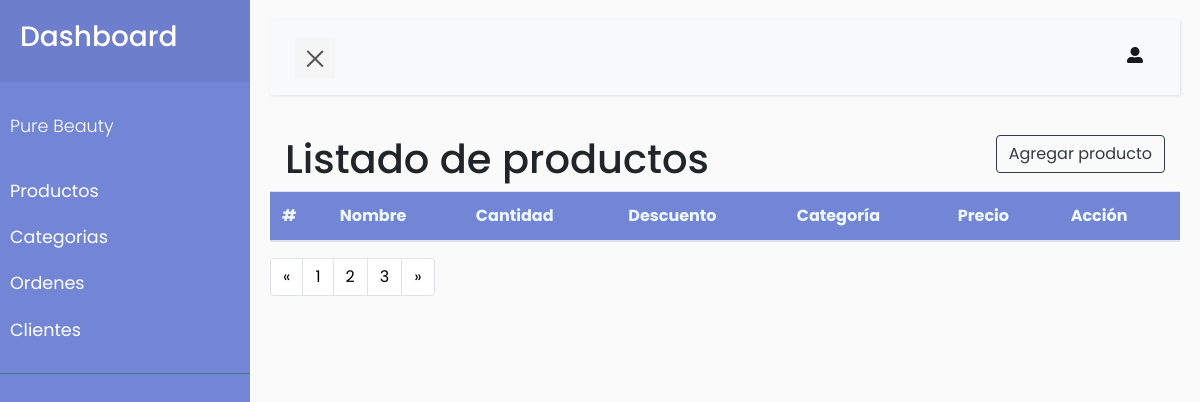
The page /productos on the database as committed earlier.
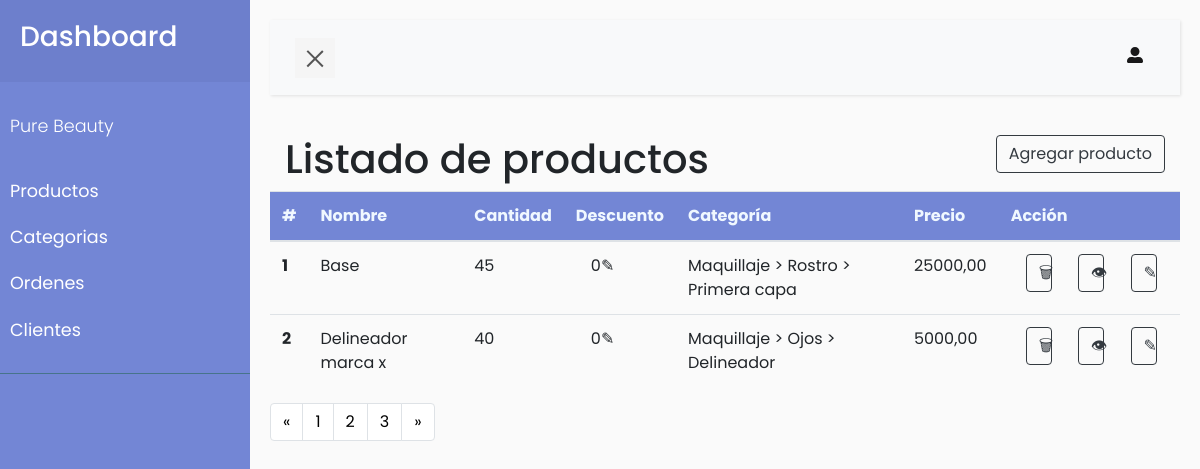
The same page on the database as committed later.
### producto/models.py (models this page shows, shortened)
class Producto (models.Model):
    nombre = models.CharField('Nombre', max_length=100)
    stock = models.PositiveIntegerField('Stock')
    descripcion = models.CharField('Descripcion', max_length=500)
    is_activo = models.BooleanField('Es un producto activo')
    precio_act = models.DecimalField('Precio', max_digits=15, decimal_places=2)
    precio_desc = models.DecimalField('Precio con descuento', max_digits=15, decimal_places=2)
    fecha_inicio_desc = models.DateTimeField('Fecha incio del descuento')
    fecha_fin_desc = models.DateTimeField('Fecha finalización del descuento')
    ult_actualizacion = models.DateTimeField('Fecha últ. actualización')
    imagen = models.ImageField('Imagen del producto', upload_to='productos/', blank=True, null=True)

class Subcategoria(models.Model):
    nombre = models.CharField('Nombre', max_length=100)
    categoria = models.ForeignKey(Categoria, on_delete=models.CASCADE)
    def __str__(self):
        return f"{self.categoria} > {self.nombre}"

class Categoria(models.Model):
    nombre = models.CharField('Nombre', max_length=100)
    categoria_padre = models.ForeignKey('self', on_delete=models.SET_NULL, null=True, blank=True, related_name='categorias_hijas')
    def __str__(self):
        return self.get_nombre_completo()
    def get_nombre_completo(self):
        if self.categoria_padre:
            return f"{self.categoria_padre.get_nombre_completo()} > {self.nombre}"
        else:
            return self.nombre

### producto/views.py (the view)
# urls.py: path('productos',views.inicio, name='inicio'),
def inicio(request):
    productos = Producto.objects.all()
    for producto in productos:
        if producto.precio_desc == producto.precio_act:
            producto.precio_desc = 0
        productoSubcategoria = ProductoSubcategoria.objects.get(producto=producto)
        producto.categoria =productoSubcategoria.subcategoria
        pass
    return render(request, 'productos.html', {'productos': productos})

### producto/templates/productos.html (shortened to what this page needs)
{% extends 'dashboard.html' %}
{% load crispy_forms_tags %}
{% load static %}
{% block content %}
<div class="container">
    <div class="row">
        <div class="col-8">
            <h1>Listado de productos</h1>
        </div>
        <div class="col-4 text-right">
            <button class="btn btn-outline-dark" onclick="abrirModal()">Agregar producto</button>
        </div>
    </div>
</div>
<table class="table">
    <thead style="background-color: #7386D5;">
        <tr>
            <th scope="col" style="color:aliceblue;">#</th>
            <th scope="col" style="color:aliceblue;">Nombre</th>
            <th scope="col" style="color:aliceblue;">Cantidad</th>
            <th scope="col" style="color:aliceblue;">Descuento</th>
            <th scope="col" style="color:aliceblue;">Categoría</th>
            <th scope="col" style="color:aliceblue;">Precio</th>
            <th scope="col" style="color:aliceblue;">Acción</th>
        </tr>
    </thead>
    <tbody>
        {% for producto in productos %}
        <tr>
            <th scope="row">{{ forloop.counter }}</th>
            <td>{{ producto.nombre }}</td>
            <td>{{ producto.stock }}</td>
            <td>
                <a href="#">
                    <div class="container">
                        <div class="row">
                            <div class="col-6">
                                {{ producto.precio_desc }}✎
                            </div>
                        </div>
                    </div>
                </a>
            </td>
            <td><a href="#">{{ producto.categoria }}</a></td>
            <td>{{ producto.precio_act }}</td>
            <td>
                <div class="container">
                    <div class="row">
                        <div class="col-4">
                            <button class="btn btn-outline-dark btn-block">🗑</button>
                        </div>
                        <div class="col-4">
                            <button class="btn btn-outline-dark btn-block">👁</button>
                        </div>
                        <div class="col-4">
                            <button class="btn btn-outline-dark btn-block">✎</button>
                        </div>
                    </div>
                </div>
            </td>
        </tr>
        {% endfor %}
    </tbody>
</table>
<nav aria-label="Page navigation example">
    <ul class="pagination">
      <li class="page-item">
        <a class="page-link" style="color: black;" href="#" aria-label="Previous">
          <span aria-hidden="true">&laquo;</span>
        </a>
      </li>
      <li class="page-item"><a class="page-link" style="color: black;" href="#">1</a></li>
      <li class="page-item"><a class="page-link"  style="color: black;" href="#">2</a></li>
      <li class="page-item"><a class="page-link"  style="color: black;" href="#">3</a></li>
      <li class="page-item">
        <a class="page-link"  style="color: black;" href="#" aria-label="Next">
          <span aria-hidden="true">&raquo;</span>
        </a>
      </li>
    </ul>
  </nav>
{% endblock content %}

### usuario/templates/dashboard.html (shortened to what this page needs)
{% extends 'layouts/base.html' %}
{% load crispy_forms_tags %}
{% load static %}
{% block style %}
<link rel="stylesheet" href="https://stackpath.bootstrapcdn.com/bootstrap/4.5.2/css/bootstrap.min.css">
<link rel="stylesheet" href="{% static 'css/sidebar.css' %}">
{% endblock style %}
{% block body %}
<div class="wrapper">
    <nav id="sidebar">
        <div class="sidebar-header">
            <h3>Dashboard</h3>
        </div>
        <ul class="list-unstyled components">
            <p>Pure Beauty</p>
            <li>
                <a href="{% url 'producto:inicio' %}">Productos</a>
            </li>
            <li>
                <a href="{% url 'producto:categorias' %}">Categorias</a>
            </li>
            <li>
                <a href="{% url 'pedido:ordenes' %}">Ordenes</a>
            </li>
            <li>
                <a href="{% url 'usuario:clientes' %}">Clientes</a>
            </li>
        </ul>
    </nav>
    <div id="content">
        <nav class="navbar navbar-expand-lg navbar-light bg-light">
            <div class="container-fluid">
                <button type="button" id="sidebarCollapse" class="navbar-btn">
                    <span></span>
                </button>
                <div class="collapse navbar-collapse" id="navbarSupportedContent">
                    <ul class="nav navbar-nav ml-auto">
                        <li class="nav-item active">
                            <a class="nav-link" id="logout-link" href="{% url 'usuario:logout' %}"> <i
                                    class="fas fa-user-alt m-1 me-md-2"></i> {{ request.user.name }}</a>
                        </li>
                    </ul>
                </div>
            </div>
        </nav>
        {% block content %}
        {% endblock content %}
    </div>
    {% endblock body %}

### templates/layouts/base.html (shortened to what this page needs)
{% load static %}
<!DOCTYPE html>
<html lang="en">
<head>
    <link rel="stylesheet" href="https://cdn.jsdelivr.net/npm/bootstrap@4.0.0/dist/css/bootstrap.min.css">
    <link rel="stylesheet" href="{% static 'css/style.css' %}">
    {% block style %}{% endblock style %}
</head>
<body>
    {% block body %}
    {% endblock body %}
</body>
</html>

### static/css/style.css (style rules this page uses)
html, body { height: 100%; margin: 0; }

### static/css/sidebar.css (style rules this page uses)
body { font-family: 'Poppins', sans-serif; background: #fafafa; }
p { font-family: 'Poppins', sans-serif; font-size: 1.1em; font-weight: 300; line-height: 1.7em; color: #999; }
a, a:hover, a:focus { color: inherit; text-decoration: none; transition: all 0.3s; }
.navbar { padding: 15px 10px; background: #fff; border: none; border-radius: 0; margin-bottom: 40px; box-shadow: 1px 1px 3px rgba(0, 0, 0, 0.1); }
.navbar-btn { box-shadow: none; outline: none !important; border: none; }
.wrapper { display: flex; width: 100%; align-items: stretch; perspective: 1500px; }
#sidebar { min-width: 250px; max-width: 250px; background: #7386D5; color: #fff; transition: all 0.6s cubic-bezier(0.945, 0.020, 0.270, 0.665); transform-origin: bottom left; }
#sidebar .sidebar-header { padding: 20px; background: #6d7fcc; }
#sidebar ul.components { padding: 20px 0; border-bottom: 1px solid #47748b; }
#sidebar ul p { color: #fff; padding: 10px; }
#sidebar ul li a { padding: 10px; font-size: 1.1em; display: block; }
#content { width: 100%; padding: 20px; min-height: 100vh; transition: all 0.3s; }
#sidebarCollapse { width: 40px; height: 40px; background: #f5f5f5; cursor: pointer; }
#sidebarCollapse span { width: 80%; height: 2px; margin: 0 auto; display: block; background: #555; transition: all 0.8s cubic-bezier(0.810, -0.330, 0.345, 1.375); transition-delay: 0.2s; }
#sidebarCollapse span:last-of-type { transform: rotate(-45deg) translate(1px, -1px); }

Rows that differ between the two databases and show on the page:
added Producto: nombre "Base", stock "45", precio_desc "0", categoria "Maquillaje > Rostro > Primera capa", precio_act "25000,00"
added Producto: nombre "Delineador marca x", stock "40", precio_desc "0", categoria "Maquillaje > Ojos > Delineador", precio_act "5000,00"
